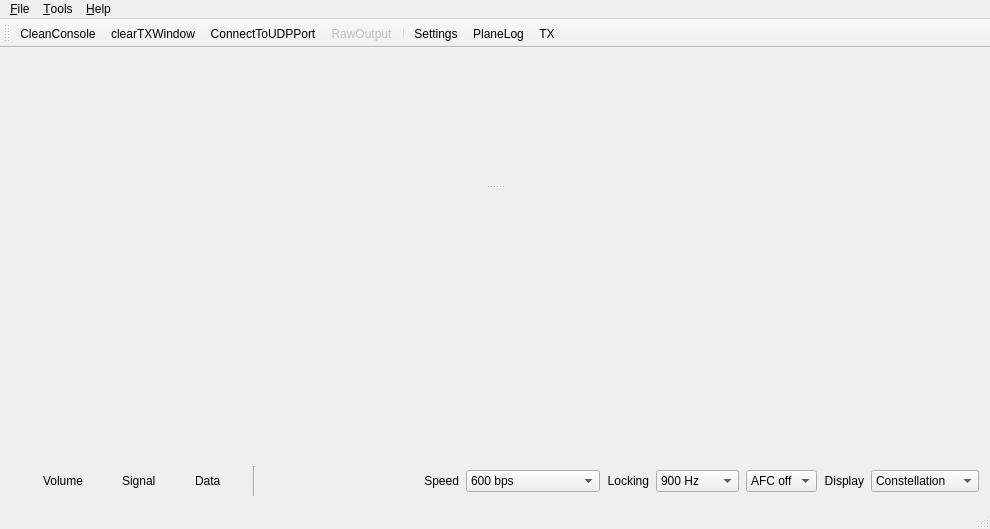
<?xml version="1.0" encoding="UTF-8"?>
<ui version="4.0">
 <class>MainWindow</class>
 <widget class="QMainWindow" name="MainWindow">
  <property name="geometry">
   <rect>
    <x>0</x>
    <y>0</y>
    <width>990</width>
    <height>529</height>
   </rect>
  </property>
  <property name="windowTitle">
   <string>JAERO</string>
  </property>
  <property name="windowIcon">
   <iconset resource="jaero.qrc">
    <normaloff>:/images/primary-modem.svg</normaloff>:/images/primary-modem.svg</iconset>
  </property>
  <widget class="QWidget" name="centralWidget">
   <layout class="QVBoxLayout" name="verticalLayout">
    <item>
     <widget class="QWidget" name="widget_3" native="true">
      <layout class="QVBoxLayout" name="verticalLayout_2">
       <property name="spacing">
        <number>0</number>
       </property>
       <property name="leftMargin">
        <number>0</number>
       </property>
       <property name="topMargin">
        <number>0</number>
       </property>
       <property name="rightMargin">
        <number>0</number>
       </property>
       <property name="bottomMargin">
        <number>0</number>
       </property>
       <item>
        <widget class="QSplitter" name="splitter">
         <property name="orientation">
          <enum>Qt::Vertical</enum>
         </property>
         <property name="childrenCollapsible">
          <bool>false</bool>
         </property>
         <widget class="Console" name="console" native="true"/>
         <widget class="TextInputWidget" name="inputwidget" native="true"/>
        </widget>
       </item>
      </layout>
     </widget>
    </item>
    <item>
     <widget class="QWidget" name="widget_2" native="true">
      <property name="minimumSize">
       <size>
        <width>0</width>
        <height>140</height>
       </size>
      </property>
      <property name="maximumSize">
       <size>
        <width>16777215</width>
        <height>140</height>
       </size>
      </property>
      <layout class="QHBoxLayout" name="horizontalLayout" stretch="0,0">
       <property name="spacing">
        <number>2</number>
       </property>
       <property name="leftMargin">
        <number>0</number>
       </property>
       <property name="topMargin">
        <number>0</number>
       </property>
       <property name="rightMargin">
        <number>0</number>
       </property>
       <property name="bottomMargin">
        <number>0</number>
       </property>
       <item>
        <widget class="QSpectrumDisplay" name="spectrumdisplay" native="true">
         <property name="maximumSize">
          <size>
           <width>16777215</width>
           <height>130</height>
          </size>
         </property>
        </widget>
       </item>
       <item>
        <widget class="QScatterPlot" name="scatterplot" native="true">
         <property name="minimumSize">
          <size>
           <width>130</width>
           <height>130</height>
          </size>
         </property>
         <property name="maximumSize">
          <size>
           <width>130</width>
           <height>130</height>
          </size>
         </property>
        </widget>
       </item>
      </layout>
     </widget>
    </item>
    <item>
     <widget class="QWidget" name="widget" native="true">
      <property name="minimumSize">
       <size>
        <width>0</width>
        <height>30</height>
       </size>
      </property>
      <property name="maximumSize">
       <size>
        <width>16777215</width>
        <height>30</height>
       </size>
      </property>
      <layout class="QHBoxLayout" name="horizontalLayout_2">
       <property name="spacing">
        <number>7</number>
       </property>
       <property name="leftMargin">
        <number>0</number>
       </property>
       <property name="topMargin">
        <number>0</number>
       </property>
       <property name="rightMargin">
        <number>0</number>
       </property>
       <property name="bottomMargin">
        <number>0</number>
       </property>
       <item>
        <widget class="QLed" name="ledvolume">
         <property name="minimumSize">
          <size>
           <width>25</width>
           <height>25</height>
          </size>
         </property>
         <property name="maximumSize">
          <size>
           <width>25</width>
           <height>25</height>
          </size>
         </property>
         <property name="text">
          <string/>
         </property>
         <property name="pixmap">
          <pixmap resource="jaero.qrc">:/images/off_led.svg</pixmap>
         </property>
         <property name="scaledContents">
          <bool>true</bool>
         </property>
        </widget>
       </item>
       <item>
        <widget class="QLabel" name="label_2">
         <property name="minimumSize">
          <size>
           <width>0</width>
           <height>25</height>
          </size>
         </property>
         <property name="maximumSize">
          <size>
           <width>16777215</width>
           <height>25</height>
          </size>
         </property>
         <property name="text">
          <string>Volume</string>
         </property>
        </widget>
       </item>
       <item>
        <widget class="QLed" name="ledsignal">
         <property name="minimumSize">
          <size>
           <width>25</width>
           <height>25</height>
          </size>
         </property>
         <property name="maximumSize">
          <size>
           <width>25</width>
           <height>25</height>
          </size>
         </property>
         <property name="text">
          <string/>
         </property>
         <property name="pixmap">
          <pixmap resource="jaero.qrc">:/images/off_led.svg</pixmap>
         </property>
         <property name="scaledContents">
          <bool>true</bool>
         </property>
        </widget>
       </item>
       <item>
        <widget class="QLabel" name="label_3">
         <property name="minimumSize">
          <size>
           <width>0</width>
           <height>25</height>
          </size>
         </property>
         <property name="maximumSize">
          <size>
           <width>16777215</width>
           <height>25</height>
          </size>
         </property>
         <property name="text">
          <string>Signal</string>
         </property>
        </widget>
       </item>
       <item>
        <widget class="QLed" name="leddata">
         <property name="minimumSize">
          <size>
           <width>25</width>
           <height>25</height>
          </size>
         </property>
         <property name="maximumSize">
          <size>
           <width>25</width>
           <height>25</height>
          </size>
         </property>
         <property name="text">
          <string/>
         </property>
         <property name="pixmap">
          <pixmap resource="jaero.qrc">:/images/off_led.svg</pixmap>
         </property>
         <property name="scaledContents">
          <bool>true</bool>
         </property>
        </widget>
       </item>
       <item>
        <widget class="QLabel" name="label_7">
         <property name="minimumSize">
          <size>
           <width>0</width>
           <height>25</height>
          </size>
         </property>
         <property name="maximumSize">
          <size>
           <width>16777215</width>
           <height>25</height>
          </size>
         </property>
         <property name="text">
          <string>Data</string>
         </property>
        </widget>
       </item>
       <item>
        <spacer name="horizontalSpacer_2">
         <property name="orientation">
          <enum>Qt::Horizontal</enum>
         </property>
         <property name="sizeType">
          <enum>QSizePolicy::Minimum</enum>
         </property>
         <property name="sizeHint" stdset="0">
          <size>
           <width>25</width>
           <height>20</height>
          </size>
         </property>
        </spacer>
       </item>
       <item>
        <widget class="Line" name="line">
         <property name="orientation">
          <enum>Qt::Vertical</enum>
         </property>
        </widget>
       </item>
       <item>
        <spacer name="horizontalSpacer">
         <property name="orientation">
          <enum>Qt::Horizontal</enum>
         </property>
         <property name="sizeHint" stdset="0">
          <size>
           <width>40</width>
           <height>20</height>
          </size>
         </property>
        </spacer>
       </item>
       <item>
        <widget class="QLabel" name="label_4">
         <property name="minimumSize">
          <size>
           <width>0</width>
           <height>25</height>
          </size>
         </property>
         <property name="maximumSize">
          <size>
           <width>16777215</width>
           <height>25</height>
          </size>
         </property>
         <property name="text">
          <string>Speed</string>
         </property>
         <property name="alignment">
          <set>Qt::AlignRight|Qt::AlignTrailing|Qt::AlignVCenter</set>
         </property>
        </widget>
       </item>
       <item>
        <widget class="QComboBox" name="comboBoxbps">
         <property name="currentIndex">
          <number>0</number>
         </property>
         <item>
          <property name="text">
           <string>600 bps</string>
          </property>
         </item>
         <item>
          <property name="text">
           <string>600 bps burst</string>
          </property>
         </item>
         <item>
          <property name="text">
           <string>1200 bps</string>
          </property>
         </item>
         <item>
          <property name="text">
           <string>1200 bps burst</string>
          </property>
         </item>
         <item>
          <property name="text">
           <string>10500 bps</string>
          </property>
         </item>
         <item>
          <property name="text">
           <string>10500 bps burst</string>
          </property>
         </item>
         <item>
          <property name="text">
           <string>10500 bps burst x2</string>
          </property>
         </item>
        </widget>
       </item>
       <item>
        <widget class="QLabel" name="label_5">
         <property name="minimumSize">
          <size>
           <width>0</width>
           <height>25</height>
          </size>
         </property>
         <property name="maximumSize">
          <size>
           <width>16777215</width>
           <height>25</height>
          </size>
         </property>
         <property name="text">
          <string>Locking</string>
         </property>
         <property name="alignment">
          <set>Qt::AlignRight|Qt::AlignTrailing|Qt::AlignVCenter</set>
         </property>
        </widget>
       </item>
       <item>
        <widget class="QComboBox" name="comboBoxlbw">
         <property name="currentIndex">
          <number>0</number>
         </property>
         <item>
          <property name="text">
           <string>900 Hz</string>
          </property>
         </item>
         <item>
          <property name="text">
           <string>1800 Hz</string>
          </property>
         </item>
         <item>
          <property name="text">
           <string>10500 Hz</string>
          </property>
         </item>
        </widget>
       </item>
       <item>
        <widget class="QComboBox" name="comboBoxafc">
         <property name="currentIndex">
          <number>0</number>
         </property>
         <item>
          <property name="text">
           <string>AFC off</string>
          </property>
         </item>
         <item>
          <property name="text">
           <string>AFC on</string>
          </property>
         </item>
        </widget>
       </item>
       <item>
        <widget class="QLabel" name="label_6">
         <property name="minimumSize">
          <size>
           <width>0</width>
           <height>25</height>
          </size>
         </property>
         <property name="maximumSize">
          <size>
           <width>16777215</width>
           <height>25</height>
          </size>
         </property>
         <property name="text">
          <string>Display</string>
         </property>
         <property name="alignment">
          <set>Qt::AlignRight|Qt::AlignTrailing|Qt::AlignVCenter</set>
         </property>
        </widget>
       </item>
       <item>
        <widget class="QComboBox" name="comboBoxdisplay">
         <property name="currentIndex">
          <number>0</number>
         </property>
         <item>
          <property name="text">
           <string>Constellation</string>
          </property>
         </item>
         <item>
          <property name="text">
           <string>Symbol phase</string>
          </property>
         </item>
         <item>
          <property name="text">
           <string>None</string>
          </property>
         </item>
        </widget>
       </item>
      </layout>
     </widget>
    </item>
   </layout>
  </widget>
  <widget class="QMenuBar" name="menuBar">
   <property name="geometry">
    <rect>
     <x>0</x>
     <y>0</y>
     <width>990</width>
     <height>23</height>
    </rect>
   </property>
   <widget class="QMenu" name="menu_File">
    <property name="title">
     <string>&amp;File</string>
    </property>
    <addaction name="action_Exit"/>
   </widget>
   <widget class="QMenu" name="menuHelp">
    <property name="title">
     <string>&amp;Help</string>
    </property>
    <addaction name="action_About"/>
   </widget>
   <widget class="QMenu" name="menu_Tools">
    <property name="title">
     <string>&amp;Tools</string>
    </property>
    <addaction name="action_Settings"/>
   </widget>
   <addaction name="menu_File"/>
   <addaction name="menu_Tools"/>
   <addaction name="menuHelp"/>
  </widget>
  <widget class="QStatusBar" name="statusBar"/>
  <widget class="QToolBar" name="toolBar">
   <property name="windowTitle">
    <string>toolBar</string>
   </property>
   <attribute name="toolBarArea">
    <enum>TopToolBarArea</enum>
   </attribute>
   <attribute name="toolBarBreak">
    <bool>false</bool>
   </attribute>
   <addaction name="actionCleanConsole"/>
   <addaction name="actionClearTXWindow"/>
   <addaction name="actionConnectToUDPPort"/>
   <addaction name="actionRawOutput"/>
   <addaction name="separator"/>
   <addaction name="action_Settings"/>
   <addaction name="action_PlaneLog"/>
   <addaction name="actionTXRX"/>
  </widget>
  <action name="action_Exit">
   <property name="icon">
    <iconset resource="jaero.qrc">
     <normaloff>:/images/application-exit.png</normaloff>:/images/application-exit.png</iconset>
   </property>
   <property name="text">
    <string>&amp;Exit</string>
   </property>
  </action>
  <action name="action_About">
   <property name="text">
    <string>&amp;About</string>
   </property>
  </action>
  <action name="actionCleanConsole">
   <property name="icon">
    <iconset resource="jaero.qrc">
     <normaloff>:/images/clear.png</normaloff>:/images/clear.png</iconset>
   </property>
   <property name="text">
    <string>CleanConsole</string>
   </property>
   <property name="toolTip">
    <string>Clear the top window</string>
   </property>
  </action>
  <action name="actionConnectToUDPPort">
   <property name="checkable">
    <bool>true</bool>
   </property>
   <property name="icon">
    <iconset resource="jaero.qrc">
     <normaloff>:/images/disconnect.png</normaloff>
     <normalon>:/images/connect.png</normalon>:/images/disconnect.png</iconset>
   </property>
   <property name="text">
    <string>ConnectToUDPPort</string>
   </property>
   <property name="toolTip">
    <string>Connects RX bit stream or top window to the UDP port</string>
   </property>
  </action>
  <action name="actionRawOutput">
   <property name="checkable">
    <bool>true</bool>
   </property>
   <property name="enabled">
    <bool>false</bool>
   </property>
   <property name="icon">
    <iconset resource="jaero.qrc">
     <normaloff>:/images/primary-binary.svg</normaloff>:/images/primary-binary.svg</iconset>
   </property>
   <property name="text">
    <string>RawOutput</string>
   </property>
   <property name="toolTip">
    <string>Outputs raw data to UDP port</string>
   </property>
  </action>
  <action name="actionTXRX">
   <property name="checkable">
    <bool>true</bool>
   </property>
   <property name="checked">
    <bool>false</bool>
   </property>
   <property name="icon">
    <iconset resource="jaero.qrc">
     <normaloff>:/images/rx.svg</normaloff>
     <normalon>:/images/tx.svg</normalon>
     <activeon>:/images/tx.svg</activeon>
     <selectedon>:/images/tx.svg</selectedon>:/images/rx.svg</iconset>
   </property>
   <property name="text">
    <string>TX</string>
   </property>
   <property name="toolTip">
    <string>Send bottom window using varicode just for fun</string>
   </property>
   <property name="menuRole">
    <enum>QAction::NoRole</enum>
   </property>
  </action>
  <action name="actionClearTXWindow">
   <property name="icon">
    <iconset resource="jaero.qrc">
     <normaloff>:/images/clear.png</normaloff>:/images/clear.png</iconset>
   </property>
   <property name="text">
    <string>clearTXWindow</string>
   </property>
   <property name="toolTip">
    <string>Clear the bottom window</string>
   </property>
  </action>
  <action name="action_Settings">
   <property name="icon">
    <iconset resource="jaero.qrc">
     <normaloff>:/images/settings.png</normaloff>:/images/settings.png</iconset>
   </property>
   <property name="text">
    <string>&amp;Settings</string>
   </property>
   <property name="toolTip">
    <string>Open settings dialog</string>
   </property>
  </action>
  <action name="action_PlaneLog">
   <property name="icon">
    <iconset resource="jaero.qrc">
     <normaloff>:/images/log.png</normaloff>:/images/log.png</iconset>
   </property>
   <property name="text">
    <string>&amp;PlaneLog</string>
   </property>
  </action>
 </widget>
 <layoutdefault spacing="6" margin="11"/>
 <customwidgets>
  <customwidget>
   <class>Console</class>
   <extends>QWidget</extends>
   <header>gui_classes/console.h</header>
   <container>1</container>
  </customwidget>
  <customwidget>
   <class>QScatterPlot</class>
   <extends>QWidget</extends>
   <header>gui_classes/qscatterplot.h</header>
   <container>1</container>
  </customwidget>
  <customwidget>
   <class>QSpectrumDisplay</class>
   <extends>QWidget</extends>
   <header>gui_classes/qspectrumdisplay.h</header>
   <container>1</container>
  </customwidget>
  <customwidget>
   <class>QLed</class>
   <extends>QLabel</extends>
   <header>gui_classes/qled.h</header>
  </customwidget>
  <customwidget>
   <class>TextInputWidget</class>
   <extends>QWidget</extends>
   <header>gui_classes/textinputwidget.h</header>
   <container>1</container>
  </customwidget>
 </customwidgets>
 <resources>
  <include location="jaero.qrc"/>
 </resources>
 <connections>
  <connection>
   <sender>action_Exit</sender>
   <signal>triggered()</signal>
   <receiver>MainWindow</receiver>
   <slot>close()</slot>
   <hints>
    <hint type="sourcelabel">
     <x>-1</x>
     <y>-1</y>
    </hint>
    <hint type="destinationlabel">
     <x>428</x>
     <y>243</y>
    </hint>
   </hints>
  </connection>
 </connections>
</ui>
